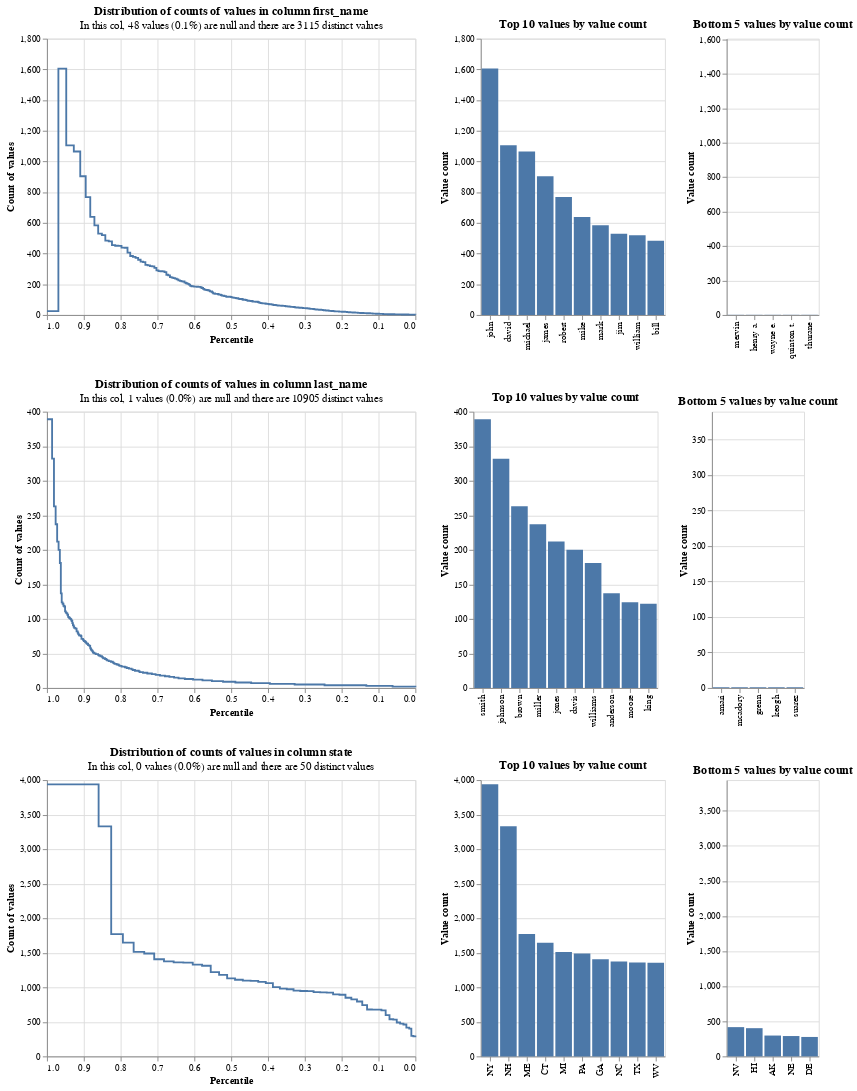

The cell this chart's notebook holds for it:
### Code cell
from splink.duckdb.blocking_rule_library import block_on

settings = {
    "link_type": "dedupe_only",
    "blocking_rules_to_generate_predictions": [
        block_on(["first_name", "last_name", "year","month","state"]),
    ],
}
linker = DuckDBLinker(election_df, settings)

linker.profile_columns(
    ["first_name", "last_name", "state"], top_n=10, bottom_n=5
)
